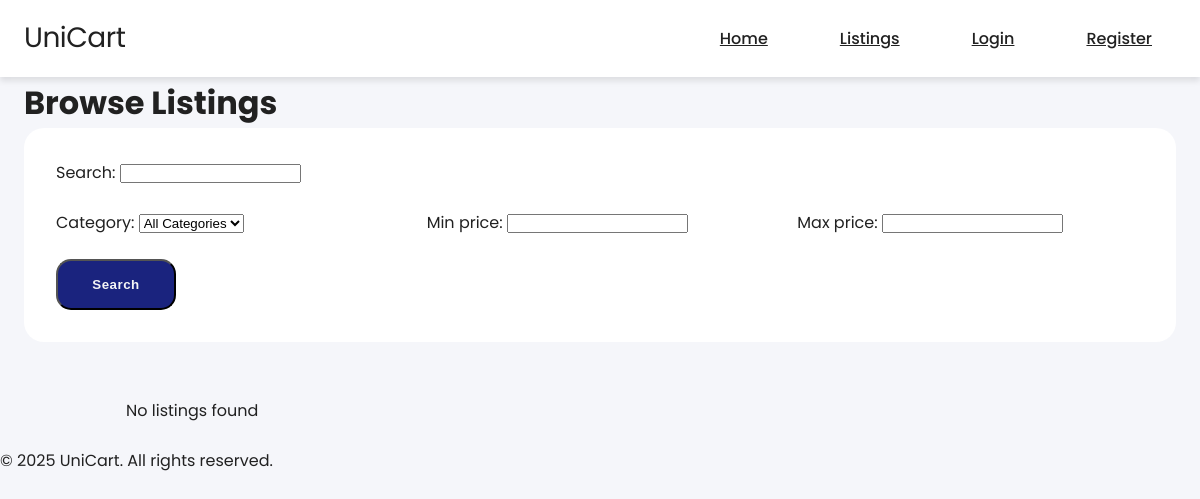
The page /listings/ on the database as committed earlier.
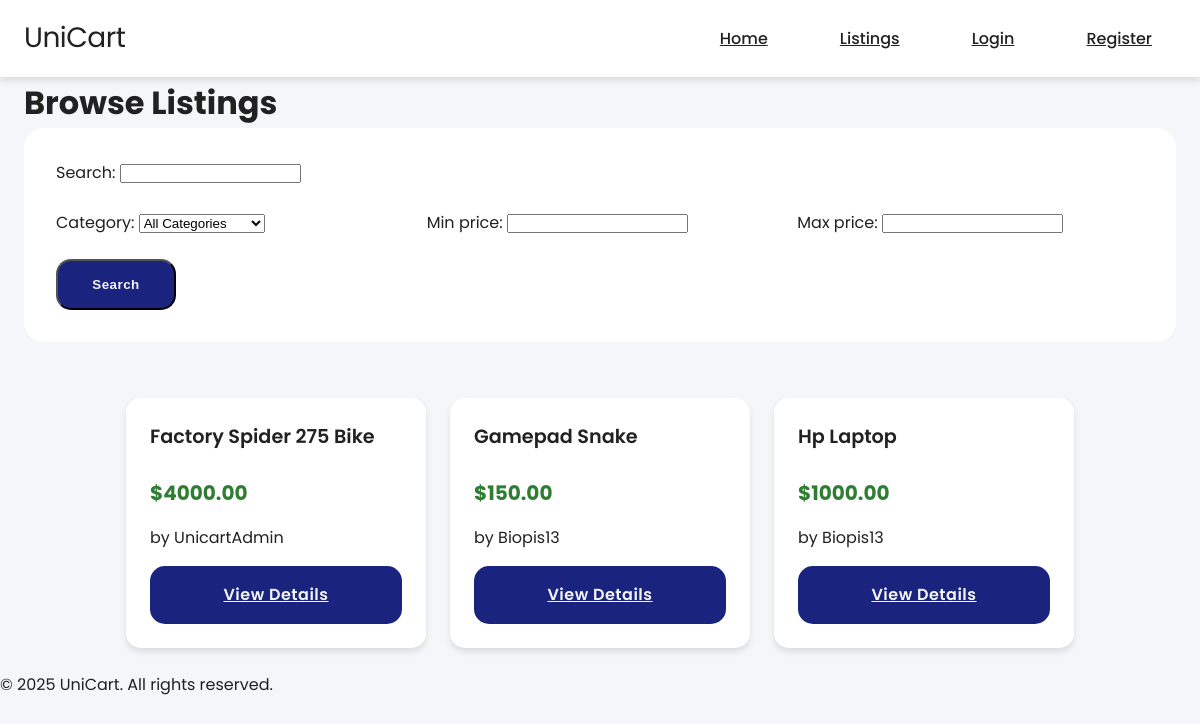
The same page on the database as committed later.
### marketplace/models.py (models this page shows, shortened)
class Listing(models.Model):
    title = models.CharField(max_length=200)
    description = models.TextField()
    price = models.DecimalField(max_digits=10, decimal_places=2)
    image = models.ImageField(upload_to='listings/',blank=True,null=True)
    date = models.DateTimeField(auto_now_add=True)
    seller = models.ForeignKey(User, on_delete=models.CASCADE)
    categories = models.ManyToManyField('Category')

### marketplace/views.py (the view)
# urls.py: path('listings/', views.listing_list, name='listing_list'),
def listing_list(request):
    listings = Listing.objects.all()
    form = ListingSearchForm(request.GET)
    if form.is_valid():
        if form.cleaned_data.get('category'):
            listings = listings.filter(categories=form.cleaned_data['category'])
        if form.cleaned_data.get('min_price'):
            listings = listings.filter(price__gte=form.cleaned_data['min_price'])
        if form.cleaned_data.get('max_price'):
            listings = listings.filter(price__lte=form.cleaned_data['max_price'])
        if form.cleaned_data.get('query'):
            listings = listings.filter(title__icontains=form.cleaned_data['query'])
    return render(request, 'marketplace/listing_list.html', {
        'listings': listings,
        'form': form,
        'selected_category': form.cleaned_data.get('category') if form.is_valid() else None
    })

### marketplace/forms.py
class ListingSearchForm(forms.Form):
    query = forms.CharField(required=False, label='Search')
    category = forms.ModelChoiceField(
        queryset=Category.objects.all(),
        required=False,
        empty_label="All Categories"
    )
    min_price = forms.DecimalField(required=False, min_value=0)
    max_price = forms.DecimalField(required=False, min_value=0)
    university = forms.CharField(required=False)

### marketplace/models.py (called while the page is built)
    def __str__(self):
        return self.name

### templates/marketplace/listing_list.html (shortened to what this page needs)
{% extends 'base.html' %}
{% block content %}
<div class="container">
    <div class="listings-page">
        <div class="listings-header">
            <h1>Browse Listings</h1>
        </div>
        <div class="search-section">
            <form method="get" class="search-form">
                <div class="search-box">
                    {{ form.query.label_tag }}
                    {{ form.query }}
                </div>
                <div class="filter-grid">
                    <div class="filter-group">
                        {{ form.category.label_tag }}
                        {{ form.category }}
                    </div>
                    <div class="filter-group">
                        {{ form.min_price.label_tag }}
                        {{ form.min_price }}
                    </div>
                    <div class="filter-group">
                        {{ form.max_price.label_tag }}
                        {{ form.max_price }}
                    </div>
                </div>
                <button type="submit" class="btn btn-secondary">Search</button>
            </form>
        </div>
        <div class="listings-grid">
            {% for listing in listings %}
            <div class="listing-card">
                <div class="listing-content">
                    <h3>{{ listing.title }}</h3>
                    <p class="price">${{ listing.price }}</p>
                    <p class="seller">by {{ listing.seller.username }}</p>
                    <a href="{% url 'listing_detail' listing.pk %}" class="btn btn-secondary">View Details</a>
                </div>
            </div>
            {% empty %}
            <div class="no-listings">
                <p>No listings found {% if selected_category %}in {{ selected_category.name }}{% endif %}</p>
            </div>
            {% endfor %}
        </div>
    </div>
</div>
{% endblock %}

Rows that differ between the two databases and show on the page:
added Listing: title "Factory Spider 275 Bike", price "4000.00", seller.username "UnicartAdmin"
added Listing: title "Gamepad Snake", price "150.00", seller.username "Biopis13"
added Listing: title "Hp Laptop", price "1000.00", seller.username "Biopis13"
Other text that changed with them:
text no longer shown: "No listings found"
